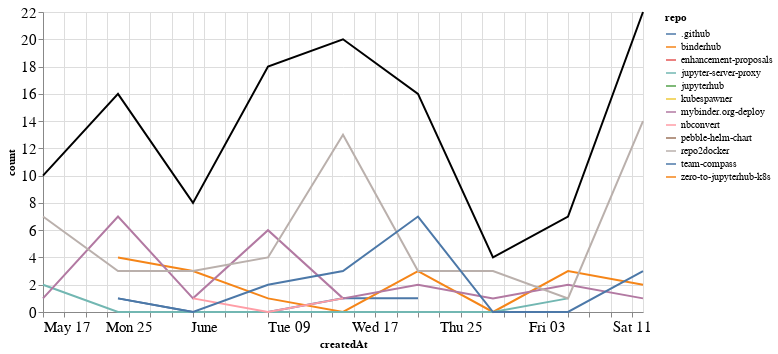

Here is the notebook cell this chart was saved with:
### Markdown cell above
## Comments

### Code cell
comments_time = comments.groupby('repo').resample('W', on='createdAt').count()['author'].reset_index()
comments_time = comments_time.rename(columns={'author': 'count'})
comments_time_total = comments_time.groupby('createdAt').agg({"count": "sum"}).reset_index()
ch1 = alt.Chart(comments_time, width=600).mark_line().encode(
    x='createdAt',
    y='count',
    color='repo',
    tooltip="repo"
)

ch2 = alt.Chart(comments_time_total, width=600).mark_line(color="black").encode(
    x='createdAt',
    y='count',
)

ch1 + ch2

### Figure 1 — Vega-Lite specification as saved in the notebook (floating-point values rounded to 4 significant figures)
{"config": {"axisLeft": {"labelFontSize": 15}, "axisBottom": {"labelFontSize": 15}}, "layer": [{"data": {"name": "data-309f2aaebb282334da9680c4df3d55f6"}, "mark": "line", "encoding": {"color": {"type": "nominal", "field": "repo"}, "tooltip": {"type": "nominal", "field": "repo"}, "x": {"type": "temporal", "field": "createdAt"}, "y": {"type": "quantitative", "field": "count"}}, "width": 600}, {"data": {"name": "data-4876436a749dc4b425a0ab468989ea75"}, "mark": {"type": "line", "color": "black"}, "encoding": {"x": {"type": "temporal", "field": "createdAt"}, "y": {"type": "quantitative", "field": "count"}}, "width": 600}], "$schema": "https://vega.github.io/schema/vega-lite/v4.8.1.json", "datasets": {"data-309f2aaebb282334da9680c4df3d55f6": [{"repo": ".github", "createdAt": "2020-05-24T00:00:00", "count": 1}, {"repo": ".github", "createdAt": "2020-05-31T00:00:00", "count": 0}, {"repo": ".github", "createdAt": "2020-06-07T00:00:00", "count": 0}, {"repo": ".github", "createdAt": "2020-06-14T00:00:00", "count": 1}, {"repo": ".github", "createdAt": "2020-06-21T00:00:00", "count": 1}, {"repo": "binderhub", "createdAt": "2020-05-24T00:00:00", "count": 4}, {"repo": "binderhub", "createdAt": "2020-05-31T00:00:00", "count": 3}, {"repo": "binderhub", "createdAt": "2020-06-07T00:00:00", "count": 1}, {"repo": "binderhub", "createdAt": "2020-06-14T00:00:00", "count": 0}, {"repo": "binderhub", "createdAt": "2020-06-21T00:00:00", "count": 3}, {"repo": "binderhub", "createdAt": "2020-06-28T00:00:00", "count": 0}, {"repo": "binderhub", "createdAt": "2020-07-05T00:00:00", "count": 3}, {"repo": "binderhub", "createdAt": "2020-07-12T00:00:00", "count": 2}, {"repo": "enhancement-proposals", "createdAt": "2020-07-12T00:00:00", "count": 2}, {"repo": "jupyter-server-proxy", "createdAt": "2020-05-17T00:00:00", "count": 2}, {"repo": "jupyter-server-proxy", "createdAt": "2020-05-24T00:00:00", "count": 0}, {"repo": "jupyter-server-proxy", "createdAt": "2020-05-31T00:00:00", "count": 0}, {"repo": "jupyter-server-proxy", "createdAt": "2020-06-07T00:00:00", "count": 0}, {"repo": "jupyter-server-proxy", "createdAt": "2020-06-14T00:00:00", "count": 0}, {"repo": "jupyter-server-proxy", "createdAt": "2020-06-21T00:00:00", "count": 0}, {"repo": "jupyter-server-proxy", "createdAt": "2020-06-28T00:00:00", "count": 0}, {"repo": "jupyter-server-proxy", "createdAt": "2020-07-05T00:00:00", "count": 1}, {"repo": "jupyterhub", "createdAt": "2020-06-07T00:00:00", "count": 1}, {"repo": "kubespawner", "createdAt": "2020-06-14T00:00:00", "count": 1}, {"repo": "mybinder.org-deploy", "createdAt": "2020-05-17T00:00:00", "count": 1}, {"repo": "mybinder.org-deploy", "createdAt": "2020-05-24T00:00:00", "count": 7}, {"repo": "mybinder.org-deploy", "createdAt": "2020-05-31T00:00:00", "count": 1}, {"repo": "mybinder.org-deploy", "createdAt": "2020-06-07T00:00:00", "count": 6}, {"repo": "mybinder.org-deploy", "createdAt": "2020-06-14T00:00:00", "count": 1}, {"repo": "mybinder.org-deploy", "createdAt": "2020-06-21T00:00:00", "count": 2}, {"repo": "mybinder.org-deploy", "createdAt": "2020-06-28T00:00:00", "count": 1}, {"repo": "mybinder.org-deploy", "createdAt": "2020-07-05T00:00:00", "count": 2}, {"repo": "mybinder.org-deploy", "createdAt": "2020-07-12T00:00:00", "count": 1}, {"repo": "nbconvert", "createdAt": "2020-05-31T00:00:00", "count": 1}, {"repo": "nbconvert", "createdAt": "2020-06-07T00:00:00", "count": 0}, {"repo": "nbconvert", "createdAt": "2020-06-14T00:00:00", "count": 1}, {"repo": "pebble-helm-chart", "createdAt": "2020-06-07T00:00:00", "count": 1}, {"repo": "repo2docker", "createdAt": "2020-05-17T00:00:00", "count": 7}, {"repo": "repo2docker", "createdAt": "2020-05-24T00:00:00", "count": 3}, {"repo": "repo2docker", "createdAt": "2020-05-31T00:00:00", "count": 3}, {"repo": "repo2docker", "createdAt": "2020-06-07T00:00:00", "count": 4}, {"repo": "repo2docker", "createdAt": "2020-06-14T00:00:00", "count": 13}, {"repo": "repo2docker", "createdAt": "2020-06-21T00:00:00", "count": 3}, {"repo": "repo2docker", "createdAt": "2020-06-28T00:00:00", "count": 3}, {"repo": "repo2docker", "createdAt": "2020-07-05T00:00:00", "count": 1}, {"repo": "repo2docker", "createdAt": "2020-07-12T00:00:00", "count": 14}, {"repo": "team-compass", "createdAt": "2020-05-24T00:00:00", "count": 1}, {"repo": "team-compass", "createdAt": "2020-05-31T00:00:00", "count": 0}, {"repo": "team-compass", "createdAt": "2020-06-07T00:00:00", "count": 2}, {"repo": "team-compass", "createdAt": "2020-06-14T00:00:00", "count": 3}, {"repo": "team-compass", "createdAt": "2020-06-21T00:00:00", "count": 7}, {"repo": "team-compass", "createdAt": "2020-06-28T00:00:00", "count": 0}, {"repo": "team-compass", "createdAt": "2020-07-05T00:00:00", "count": 0}, {"repo": "team-compass", "createdAt": "2020-07-12T00:00:00", "count": 3}, {"repo": "zero-to-jupyterhub-k8s", "createdAt": "2020-06-07T00:00:00", "count": 3}], "data-4876436a749dc4b425a0ab468989ea75": [{"createdAt": "2020-05-17T00:00:00", "count": 10}, {"createdAt": "2020-05-24T00:00:00", "count": 16}, {"createdAt": "2020-05-31T00:00:00", "count": 8}, {"createdAt": "2020-06-07T00:00:00", "count": 18}, {"createdAt": "2020-06-14T00:00:00", "count": 20}, {"createdAt": "2020-06-21T00:00:00", "count": 16}, {"createdAt": "2020-06-28T00:00:00", "count": 4}, {"createdAt": "2020-07-05T00:00:00", "count": 7}, {"createdAt": "2020-07-12T00:00:00", "count": 22}]}}
